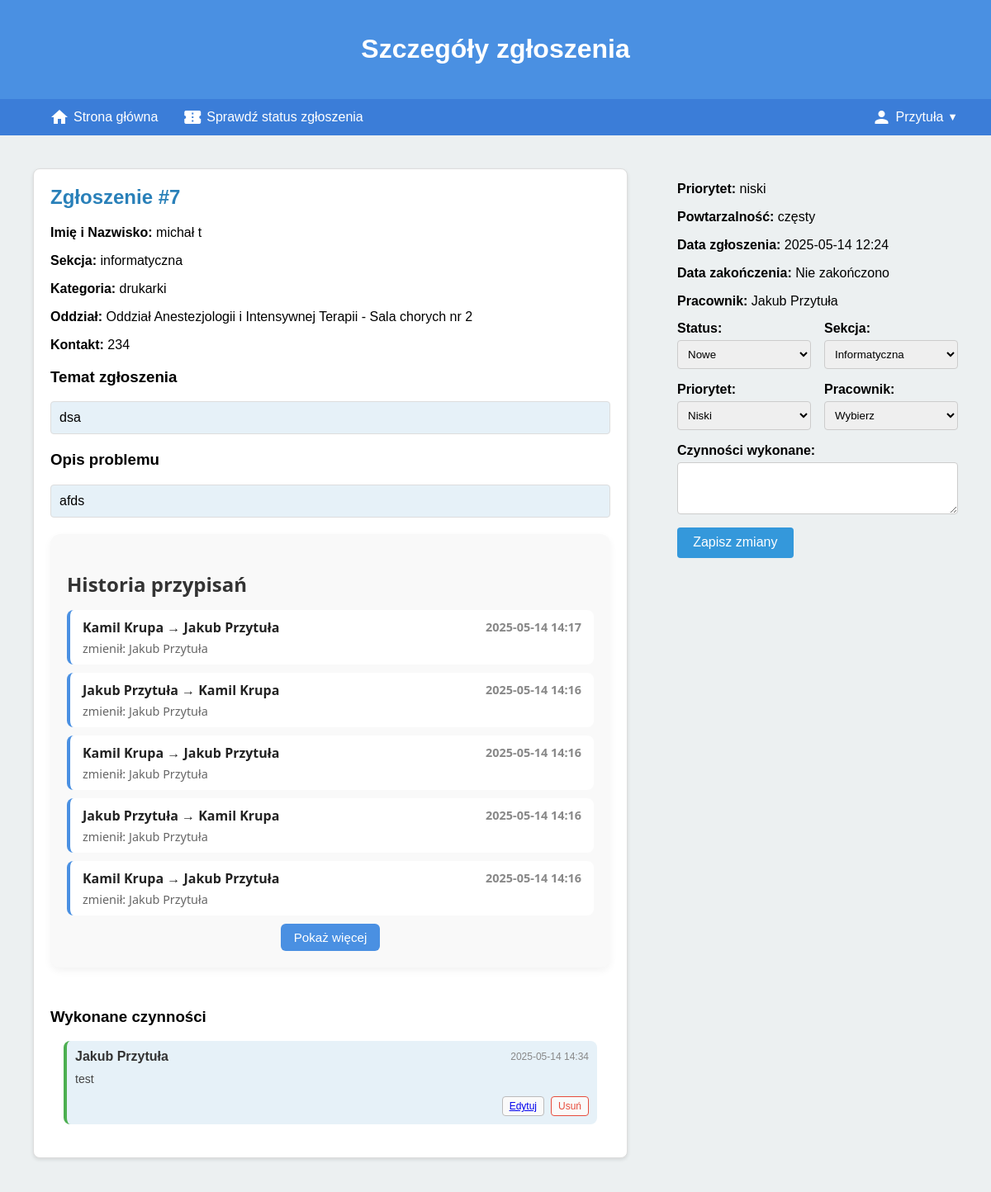
/tickets/ticket_details.php?id=7 (signed in), run on the app's committed database.
### tables this page shows
CREATE TABLE `tickets` (
  `id` int NOT NULL AUTO_INCREMENT,
  `subject` varchar(255) DEFAULT NULL,
  `name` varchar(255) NOT NULL,
  `category` varchar(255) NOT NULL,
  `department` varchar(255) NOT NULL,
  `contact_number` varchar(255) NOT NULL,
  `description` text NOT NULL,
  `priority` varchar(50) NOT NULL,
  `recurrence` varchar(50) NOT NULL,
  `status` varchar(50) DEFAULT 'Oczekujące',
  `employee_id` int DEFAULT NULL,
  `actions` text,
  `created_at` datetime DEFAULT CURRENT_TIMESTAMP,
  `accepted_at` datetime DEFAULT NULL,
  `completed_at` datetime DEFAULT NULL,
  `started_at` datetime DEFAULT NULL,
  `section` varchar(255) NOT NULL,
  `local_ip` varchar(45) DEFAULT NULL,
  PRIMARY KEY (`id`)
);

CREATE TABLE `ticket_assignment_history` (
  `id` int NOT NULL AUTO_INCREMENT,
  `ticket_id` int NOT NULL,
  `previous_employee_id` int DEFAULT NULL,
  `new_employee_id` int NOT NULL,
  `changed_by` int NOT NULL,
  `changed_at` datetime NOT NULL DEFAULT CURRENT_TIMESTAMP,
  PRIMARY KEY (`id`),
  KEY `ticket_id` (`ticket_id`),
  KEY `previous_employee_id` (`previous_employee_id`),
  KEY `new_employee_id` (`new_employee_id`),
  KEY `changed_by` (`changed_by`),
  CONSTRAINT `ticket_assignment_history_ibfk_1` FOREIGN KEY (`ticket_id`) REFERENCES `tickets` (`id`) ON DELETE CASCADE,
  CONSTRAINT `ticket_assignment_history_ibfk_2` FOREIGN KEY (`previous_employee_id`) REFERENCES `users` (`id`) ON DELETE SET NULL,
  CONSTRAINT `ticket_assignment_history_ibfk_3` FOREIGN KEY (`new_employee_id`) REFERENCES `users` (`id`) ON DELETE CASCADE,
  CONSTRAINT `ticket_assignment_history_ibfk_4` FOREIGN KEY (`changed_by`) REFERENCES `users` (`id`) ON DELETE CASCADE
);

CREATE TABLE `ticket_comments` (
  `id` int NOT NULL AUTO_INCREMENT,
  `ticket_id` int NOT NULL,
  `user_id` int NOT NULL,
  `comment` text NOT NULL,
  `created_at` datetime NOT NULL DEFAULT CURRENT_TIMESTAMP,
  `updated_at` datetime DEFAULT NULL,
  PRIMARY KEY (`id`),
  KEY `ticket_id` (`ticket_id`),
  KEY `user_id` (`user_id`),
  CONSTRAINT `ticket_comments_ibfk_1` FOREIGN KEY (`ticket_id`) REFERENCES `tickets` (`id`) ON DELETE CASCADE,
  CONSTRAINT `ticket_comments_ibfk_2` FOREIGN KEY (`user_id`) REFERENCES `users` (`id`) ON DELETE CASCADE
);

### tickets/ticket_details.php (the view, shortened to what this page needs)
<?php
include '../includes/db.php';
$ticket_id = isset($_GET['id']) ? (int)$_GET['id'] : 0;
$user_can_modify_own = false;
$stmt = $conn->prepare(
    "SELECT t.*, CONCAT(u.first_name,' ',u.last_name) AS employee_name
     FROM tickets t
     LEFT JOIN users u ON t.employee_id = u.id
     WHERE t.id = ?"
);
$stmt->bind_param("i", $ticket_id);
$stmt->execute();
$result = $stmt->get_result();
$ticket = $result->num_rows ? $result->fetch_assoc() : null;
$comments_stmt = $conn->prepare(
    "SELECT tc.*, CONCAT(u.first_name,' ',u.last_name) AS author_name
     FROM ticket_comments tc
     JOIN users u ON tc.user_id = u.id
     WHERE tc.ticket_id = ?
     ORDER BY tc.created_at ASC"
);
$comments_stmt->bind_param("i", $ticket_id);
$comments_stmt->execute();
$comments_result = $comments_stmt->get_result();
$as_hist = $conn->prepare(
    "SELECT tah.*,
            CONCAT(u1.first_name,' ',u1.last_name) AS prev_name,
            CONCAT(u2.first_name,' ',u2.last_name) AS new_name,
            CONCAT(u3.first_name,' ',u3.last_name) AS changed_by_name
     FROM ticket_assignment_history tah
     LEFT JOIN users u1 ON tah.previous_employee_id = u1.id
     JOIN users u2 ON tah.new_employee_id = u2.id
     JOIN users u3 ON tah.changed_by = u3.id
     WHERE tah.ticket_id = ?
     ORDER BY tah.changed_at DESC"
);
$as_hist->bind_param("i", $ticket_id);
$as_hist->execute();
$assignment_history = $as_hist->get_result();
?>
<!DOCTYPE html>
<html lang="pl">
<head>
    <link rel="stylesheet" href="../assets/css/TicketDetails.css">
</head>
<body>
    <header>
        <h1>Szczegóły zgłoszenia</h1>
    </header>
    <?php include '../tickets/includes/navigation.php'; ?>
    <div class="container">
        <?php if ($ticket): ?>
            <div class="left-panel">
                <div class="ticket-details-card">
                    <h2>Zgłoszenie #<?= htmlspecialchars($ticket['id'], ENT_QUOTES) ?></h2>
                    <div class="ticket-info">
                        <p><strong>Imię i Nazwisko:</strong> <?= htmlspecialchars($ticket['name'], ENT_QUOTES) ?></p>
                        <p><strong>Sekcja:</strong> <?= htmlspecialchars($ticket['section'], ENT_QUOTES) ?></p>
                        <p><strong>Kategoria:</strong> <?= htmlspecialchars($ticket['category'], ENT_QUOTES) ?></p>
                        <p><strong>Oddział:</strong> <?= htmlspecialchars($ticket['department'], ENT_QUOTES) ?></p>
                        <p><strong>Kontakt:</strong> <?= htmlspecialchars($ticket['contact_number'], ENT_QUOTES) ?></p>
                    </div>
                    <div>
                        <h3>Temat zgłoszenia</h3>
                        <div class="subject-container">
                            <?= nl2br(htmlspecialchars($ticket['subject'], ENT_QUOTES)) ?>
                        </div>
                    </div>
                    <div>
                        <h3>Opis problemu</h3>
                        <div class="description-container">
                            <?= nl2br(htmlspecialchars($ticket['description'], ENT_QUOTES)) ?>
                        </div>
                    </div>
                  <div class="assignment-history">
    <h3>Historia przypisań</h3>
    <?php if ($assignment_history->num_rows): ?>
    <ul id="assignment-list">
        <?php
            $counter = 0;
            while($h = $assignment_history->fetch_assoc()):
                $counter++;
                $hiddenClass = $counter > 5
                    ? 'class="extra-assignment" style="display:none;"'
                    : '';
        ?>
        <li <?= $hiddenClass ?>>
            <div class="assignment-card">
                <div class="assignment-main">
                    <strong><?= $h['prev_name'] ?: 'Brak' ?> &rarr; <?= $h['new_name'] ?></strong>
                    <span class="history-date"><?= (new DateTime($h['changed_at']))->format('Y-m-d H:i') ?></span>
                </div>
                <div class="assignment-meta">zmienił: <?= $h['changed_by_name'] ?></div>
            </div>
        </li>
        <?php endwhile; ?>
    </ul>
    <?php if ($counter > 5): ?>
    <div id="history-buttons">
        <button id="show-more-btn">Pokaż więcej</button>
    </div>
    <?php endif; ?>
    <?php else: ?>
        <p>Brak zmian pracownika.</p>
    <?php endif; ?>
</div>
                    <div class="comments-section">
                        <h3>Wykonane czynności</h3>
                        <?php if ($comments_result->num_rows): ?>
                        <ul class="comments-list">
                            <?php while ($c = $comments_result->fetch_assoc()):
                                $is_owner   = ($c['user_id'] === $_SESSION['user_id']);
                                $is_super   = ($_SESSION['role'] === 'Super Administrator');
                                $can_edit   = $is_super || ($is_owner && $user_can_modify_own);
                                $can_delete = $can_edit;
                            ?>
                            <li class="comment-item">
                                <div class="comment-header">
                                    <strong><?= htmlspecialchars($c['author_name'], ENT_QUOTES) ?></strong>
                                    <span class="comment-date">
                                        <?= (new DateTime($c['created_at']))->format('Y-m-d H:i') ?>
                                    </span>
                                </div>
                                <?php if (isset($_GET['edit']) && $_GET['edit'] == $c['id'] && $can_edit): ?>
                                <form method="post" class="edit-comment-form">
                                    <input type="hidden" name="edit_comment_id" value="<?= $c['id'] ?>">
                                    <textarea name="edited_comment" rows="3"><?= htmlspecialchars($c['comment'], ENT_QUOTES) ?></textarea>
                                    <button type="submit" class="btn-update">Zapisz</button>
                                    <a href="ticket_details.php?id=<?= $ticket_id ?>" class="btn-cancel">Anuluj</a>
                                </form>
                                <?php else: ?>
                                <div class="comment-body">
                                    <?= nl2br(htmlspecialchars($c['comment'], ENT_QUOTES)) ?>
                                </div>
                                <div class="comment-actions">
                                    <?php if ($can_edit): ?>
                                    <a href="ticket_details.php?id=<?= $ticket_id ?>&edit=<?= $c['id'] ?>" class="btn-small">Edytuj</a>
                                    <?php endif; ?>
                                    <?php if ($can_delete): ?>
                                    <form method="post" class="delete-comment-form" onsubmit="return confirm('Usunąć komentarz?');">
                                        <button type="submit" class="btn-small btn-danger">Usuń</button>
                                    </form>
                                    <?php endif; ?>
                                </div>
                                <?php endif; ?>
                            </li>
                            <?php endwhile; ?>
                        </ul>
                        <?php else: ?>
                            <p>Brak komentarzy.</p>
                        <?php endif; ?>
                    </div>
                </div>
            </div>
            <div class="right-panel">
                <div class="ticket-info">
                    <p><strong>Priorytet:</strong> <?= htmlspecialchars($ticket['priority'], ENT_QUOTES) ?></p>
                    <p><strong>Powtarzalność:</strong> <?= htmlspecialchars($ticket['recurrence'], ENT_QUOTES) ?></p>
                    <p><strong>Data zgłoszenia:</strong> <?= (new DateTime($ticket['created_at']))->format('Y-m-d H:i') ?></p>
                    <p><strong>Data zakończenia:</strong>
                        <?= $ticket['completed_at']
                            ? (new DateTime($ticket['completed_at']))->format('Y-m-d H:i')
                            : 'Nie zakończono' ?>
                    </p>
                    <p><strong>Pracownik:</strong> <?= htmlspecialchars($ticket['employee_name'] ?: 'Nie przypisano', ENT_QUOTES) ?></p>
                </div>
                <div class="form-container">
                    <form action="" method="post" id="ticket-form" class="ticket-form">
                        <div class="form-row">
                            <div class="form-group">
                                <label for="status">Status:</label>
                                <select name="status" id="status" class="form-control">
                                    <option value="Nowe"     <?= $ticket['status']==='Nowe'     ? 'selected':'' ?>>Nowe</option>
                                </select>
                            </div>
                            <div class="form-group">
                                <label for="section">Sekcja:</label>
                                <select name="section" id="section" class="form-control">
                                    <option value="informatyczna" <?= $ticket['section']==='informatyczna'?'selected':'' ?>>Informatyczna</option>
                                </select>
                            </div>
                        </div>
                        <div class="form-row">
                            <div class="form-group">
                                <label for="priority">Priorytet:</label>
                                <select name="priority" id="priority" class="form-control">
                                    <option value="Niski"    <?= $ticket['priority']==='Niski'?'selected':'' ?>>Niski</option>
                                </select>
                            </div>
                            <div class="form-group">
                                <label for="employee_id">Pracownik:</label>
                                <select name="employee_id" id="employee_id" class="form-control">
                                    <option value="">Wybierz</option>
                                </select>
                            </div>
                        </div>
                        <div class="form-group">
                            <label for="new_comment">Czynności wykonane:</label>
                            <textarea name="new_comment" id="new_comment" rows="3" class="form-control"></textarea>
                        </div>
                        <div class="form-actions">
                            <button type="submit" class="btn-save">Zapisz zmiany</button>
                        </div>
                    </form>
                </div>
            </div>
        <?php else: ?>
            <p>Zgłoszenie nie zostało znalezione.</p>
        <?php endif; ?>
    </div>
</body>
</html>

### data on the page
tickets: id "7", name "michał t", section "informatyczna", category "drukarki", department "Oddział Anestezjologii i Intensywnej Terapii - Sala chorych nr 2", contact_number "234", subject "dsa", description "afds", priority "niski", recurrence "częsty", created_at "2025-05-14 12:24", status "Nowe", section "Informatyczna"
ticket_assignment_history: prev_name "Kamil Krupa", new_name "Jakub Przytuła", changed_at "2025-05-14 14:17", changed_by_name "Jakub Przytuła"
ticket_assignment_history: prev_name "Jakub Przytuła", new_name "Kamil Krupa", changed_at "2025-05-14 14:16", changed_by_name "Jakub Przytuła"
ticket_assignment_history: prev_name "Kamil Krupa", new_name "Jakub Przytuła", changed_at "2025-05-14 14:16", changed_by_name "Jakub Przytuła"
ticket_assignment_history: prev_name "Jakub Przytuła", new_name "Kamil Krupa", changed_at "2025-05-14 14:16", changed_by_name "Jakub Przytuła"
ticket_assignment_history: prev_name "Kamil Krupa", new_name "Jakub Przytuła", changed_at "2025-05-14 14:16", changed_by_name "Jakub Przytuła"
ticket_comments: author_name "Jakub Przytuła", created_at "2025-05-14 14:34", comment "test"

### other printed values
$_SESSION['full_name'] "Przytuła"
$ticket['employee_name'] ?: 'Nie przypisano' "Jakub Przytuła"
